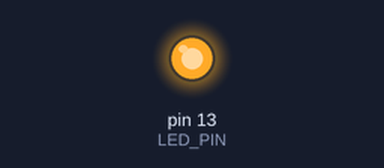
Recording of a sketch running on a simulated Teensy 4. On the bench: output pins drawn as LEDs (lit = HIGH). What the sketch prints to the serial monitor is not drawn.

Above: at 1.5 s.
At 4.5 s:
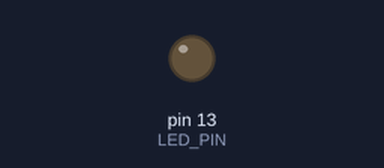
Timing chart, 0 to 7.8 s (numbered marks = the images above):
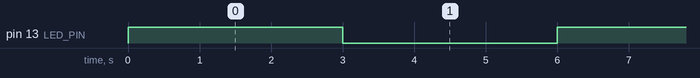

Measured:
- by itself, pin 13 (LED_PIN): alternates HIGH for 3.0 s and LOW for 3.0 s

The sketch:

sketch.ino
```cpp
#define LED_PIN 13
#include <calculator.h>

Calculator calc;

bool return_true()
{
  return true;
}

void setup() {
    pinMode(LED_PIN, OUTPUT);
    Serial.begin(9600);
}

void loop() {
    Serial.println("Hello Arduino");
    Serial.println(calc.add(25, 17));
    digitalWrite(LED_PIN, HIGH); delay(3000);
    digitalWrite(LED_PIN, LOW);  delay(3000);
}
```
